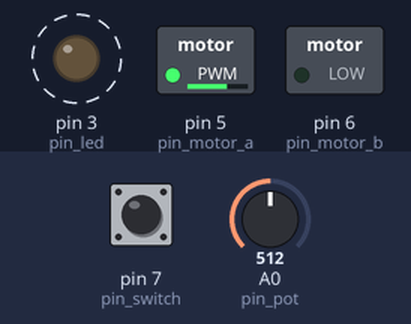
Simulated run of this sketch. Board: Arduino Uno, built with avr-gcc and run on an emulated ATmega328P. Parts: switched loads named in the sketch (green lamp = pin HIGH), output pins drawn as LEDs (lit = HIGH). Dashed ring = blinking. Inputs (shaded band) come from the test bench; at power-on: pin 7 (pin_switch) HIGH, A0 (pin_pot) = 512. Random numbers use the default seed unless the sketch sets one; EEPROM starts erased.

Above: at 0.87 s.
1.3 s: pin 7 (pin_switch) pulled LOW for 0.15 s
At 1.62 s:
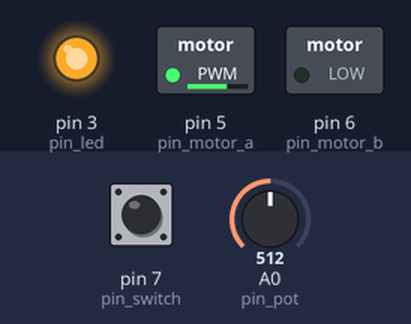
4.3 s: pin 7 (pin_switch) pulled LOW for 3.2 s
At 4.6 s:
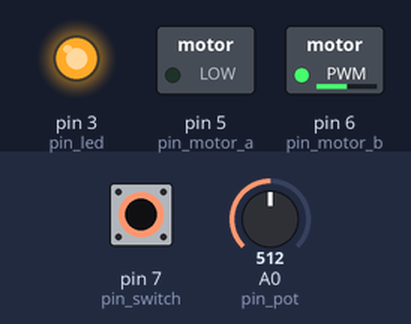
At 7.87 s:
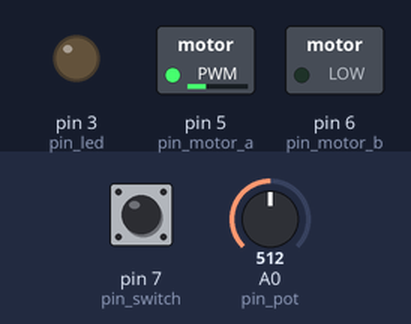
Timing chart, 0 to 19.0 s (numbered marks = the images above; inputs shaded):
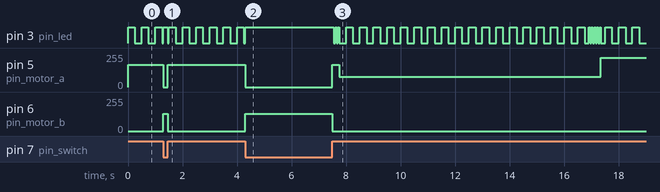

The sketch:

circling-centerling.ino
```cpp
#include <Arduino.h>
#include <EEPROM.h>

const uint8_t pin_pot = A0;
const uint8_t pin_switch = 7;
const uint8_t pin_motor_a = 5;
const uint8_t pin_motor_b = 6;
const uint8_t pin_led = 3;

const uint8_t max_speed = 255; // max 255

const uint8_t rand_seed_addr = 0;

uint32_t next_time = 0;
int16_t next_speed = 0;

//The setup function is called once at startup of the sketch
void setup()
{
  pinMode(pin_led, OUTPUT);
  pinMode(pin_motor_a, OUTPUT);
  pinMode(pin_motor_b, OUTPUT);
  pinMode(pin_pot, INPUT);
  pinMode(pin_switch, INPUT);
  digitalWrite(pin_switch, HIGH); // int pullup

  // Generate new seed and put new random seed in in eeprom
  randomSeed(EEPROM.read(rand_seed_addr));
  EEPROM.write(rand_seed_addr, random(256));
}

void set_motor(int16_t s)
{
  if(s > 0) {
    analogWrite(pin_motor_a, s);
    analogWrite(pin_motor_b, 0);
  } else {
    analogWrite(pin_motor_a, 0);
    analogWrite(pin_motor_b, max_speed+s);
  }
}

// The loop function is called in an endless loop
void loop()
{

  switch ( digitalRead(pin_switch) )
  {
  case HIGH: // CRAZY MODE
    if(next_time < millis()) {
      // special distribution of values: 1/10 backwards, 2/10 stop, 7/10 forwards
      uint8_t next_mode = random(1,11);
      if(next_mode == 1){
        next_speed = random(-255, -51);
        next_time = millis() + random(200, 1000);
      } else if(next_mode <= 3) {
        next_speed = 0;
        next_time = millis() + random(200, 2000);
      } else {
        next_speed = random(50,256);
        next_time = millis() + random(500, 10000);
      }
    }
    set_motor(next_speed);

    // Blink LED
    // danger crazy (500ms before change)
    if(next_time - millis() < 500) {
      if(millis() % 100 < 50) {
        digitalWrite(pin_led, HIGH);
      } else {
        digitalWrite(pin_led, LOW);
      }
    } else // normal crazy
    if(millis() % 500 < 250) {
      digitalWrite(pin_led, HIGH);
    } else {
      digitalWrite(pin_led, LOW);
    }
    break;


  case LOW: // NORMAL MODE
    {
      digitalWrite(pin_led, HIGH);
      int16_t p = analogRead(pin_pot);
      uint8_t s = map(p, 0, 1023, 0, max_speed);
        if(p > 512) {
          analogWrite(pin_motor_a, s);
          analogWrite(pin_motor_b, 0);
        } else {
          analogWrite(pin_motor_a, 0);
          analogWrite(pin_motor_b, max_speed-s);
        }
      break;
    }
  }

}
```

Measured:
- after the input at 1.3 s, pin 5 (pin_motor_a): 167/255 → 0/255 at once, → 167/255 0.15 s later; pin 6 (pin_motor_b): 0/255 → 128/255 at once, → 0/255 0.15 s later
- after the input at 4.3 s, pin 6 (pin_motor_b): 0/255 → 128/255 at once, → 0/255 3.2 s later
